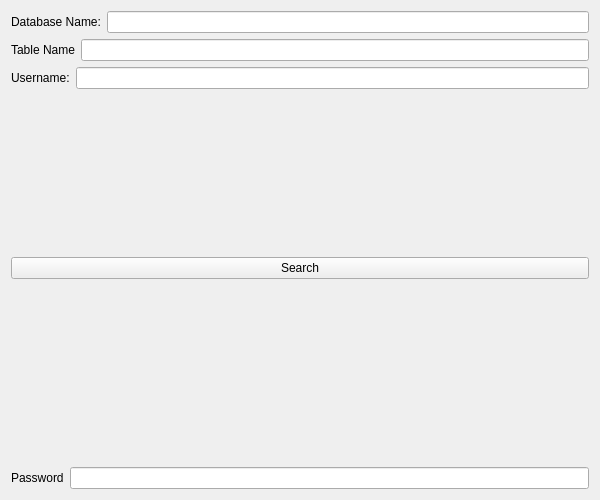
<?xml version="1.0" encoding="UTF-8"?>
<ui version="4.0">
 <class>Form</class>
 <widget class="QWidget" name="Form">
  <property name="geometry">
   <rect>
    <x>0</x>
    <y>0</y>
    <width>600</width>
    <height>500</height>
   </rect>
  </property>
  <property name="windowTitle">
   <string>Form</string>
  </property>
  <layout class="QVBoxLayout" name="verticalLayout">
   <item>
    <layout class="QHBoxLayout" name="horizontalLayout">
     <item>
      <widget class="QLabel" name="label">
       <property name="text">
        <string>Database Name:</string>
       </property>
      </widget>
     </item>
     <item>
      <widget class="QLineEdit" name="lineEdit_dbname"/>
     </item>
    </layout>
   </item>
   <item>
    <layout class="QHBoxLayout" name="horizontalLayout_2">
     <item>
      <widget class="QLabel" name="label_2">
       <property name="text">
        <string>Table Name</string>
       </property>
      </widget>
     </item>
     <item>
      <widget class="QLineEdit" name="lineEdit_tblname"/>
     </item>
    </layout>
   </item>
   <item>
    <layout class="QHBoxLayout" name="horizontalLayout_3">
     <item>
      <widget class="QLabel" name="label_3">
       <property name="text">
        <string>Username:</string>
       </property>
      </widget>
     </item>
     <item>
      <widget class="QLineEdit" name="lineEdit_username"/>
     </item>
    </layout>
   </item>
   <item>
    <spacer name="verticalSpacer">
     <property name="orientation">
      <enum>Qt::Vertical</enum>
     </property>
     <property name="sizeHint" stdset="0">
      <size>
       <width>20</width>
       <height>40</height>
      </size>
     </property>
    </spacer>
   </item>
   <item>
    <widget class="QPushButton" name="pushButton">
     <property name="text">
      <string>Search</string>
     </property>
    </widget>
   </item>
   <item>
    <spacer name="verticalSpacer_2">
     <property name="orientation">
      <enum>Qt::Vertical</enum>
     </property>
     <property name="sizeHint" stdset="0">
      <size>
       <width>20</width>
       <height>40</height>
      </size>
     </property>
    </spacer>
   </item>
   <item>
    <widget class="QLabel" name="label_result">
     <property name="text">
      <string/>
     </property>
    </widget>
   </item>
   <item>
    <layout class="QHBoxLayout" name="horizontalLayout_4">
     <item>
      <widget class="QLabel" name="label_password">
       <property name="text">
        <string>Password</string>
       </property>
      </widget>
     </item>
     <item>
      <widget class="QLineEdit" name="lineEdit_password"/>
     </item>
    </layout>
   </item>
  </layout>
 </widget>
 <resources/>
 <connections/>
</ui>
